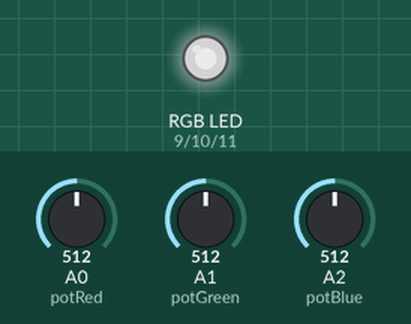
Bench run of a sketch on a simulated Arduino Uno, built with avr-gcc and run on an emulated ATmega328P. Shown: an RGB LED mixed from three pins (HIGH = lit). The test bench sets the inputs (shaded band); at power-on: A0 (potRed) = 512, A1 (potGreen) = 512, A2 (potBlue) = 512. Dim RGB values are drawn brighter than linear.

Above: at 1.2 s.
1.3 s: A0 (potRed) set to 716
At 1.7 s:
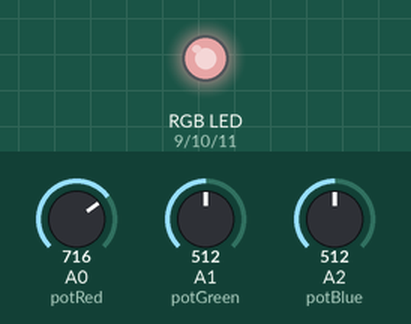
2.8 s: A1 (potGreen) set to 716
At 4.0 s:
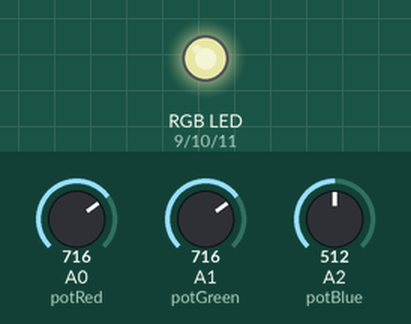
4.3 s: A2 (potBlue) set to 716
At 5.2 s:
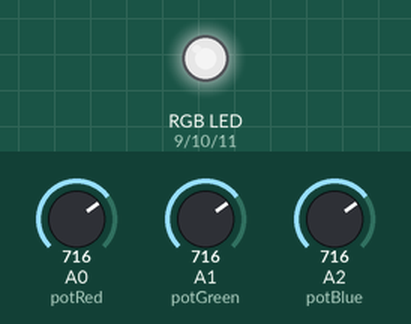
5.8 s: A0 (potRed) set to 900
At 6.3 s:
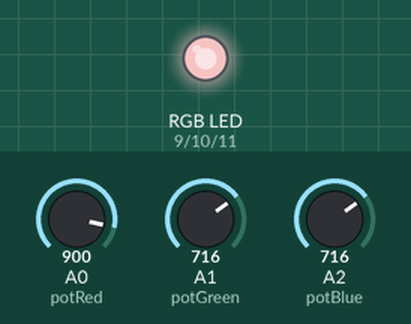
7.3 s: A1 (potGreen) set to 900
At 8.5 s:
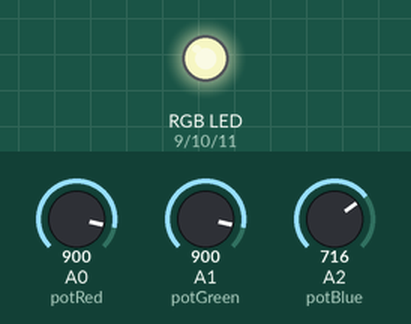
8.8 s: A2 (potBlue) set to 900
At 9.8 s:
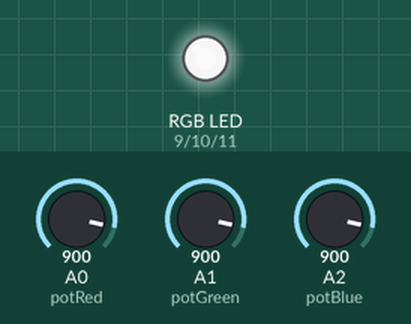
Timing chart, 0 to 11.3 s (numbered marks = the images above; inputs shaded):
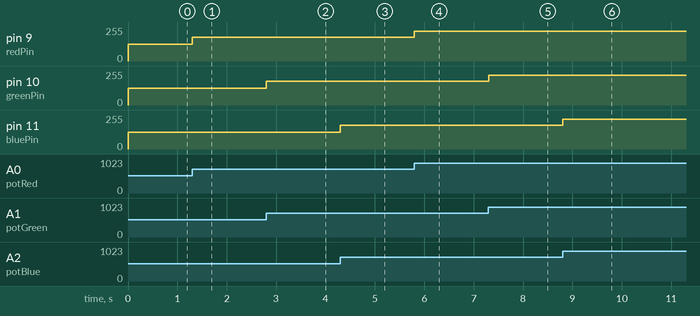

Measured:
- after the input at 1.3 s, pin 9 (redPin): 127/255 → 178/255 at once
- after the input at 2.8 s, pin 10 (greenPin): 127/255 → 178/255 at once
- after the input at 4.3 s, pin 11 (bluePin): 127/255 → 178/255 at once
- after the input at 5.8 s, pin 9 (redPin): 178/255 → 224/255 at once
- after the input at 7.3 s, pin 10 (greenPin): 178/255 → 224/255 at once
- after the input at 8.8 s, pin 11 (bluePin): 178/255 → 224/255 at once

The sketch:

Arduino_code.ino
```cpp
int redPin = 9;
int greenPin = 10;
int bluePin = 11;

int potRed = A0;
int potGreen = A1;
int potBlue = A2;

void setup() {
  pinMode(redPin, OUTPUT);
  pinMode(greenPin, OUTPUT);
  pinMode(bluePin, OUTPUT);
}

void loop() {
  int redValue = analogRead(potRed);
  int greenValue = analogRead(potGreen);
  int blueValue = analogRead(potBlue);

  redValue = map(redValue, 0, 1023, 0, 255);
  greenValue = map(greenValue, 0, 1023, 0, 255);
  blueValue = map(blueValue, 0, 1023, 0, 255);

  analogWrite(redPin, redValue);
  analogWrite(greenPin, greenValue);
  analogWrite(bluePin, blueValue);
}
```
